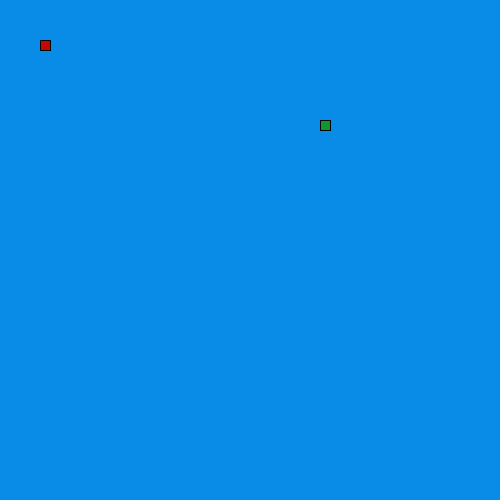
Frame 1 (no input)
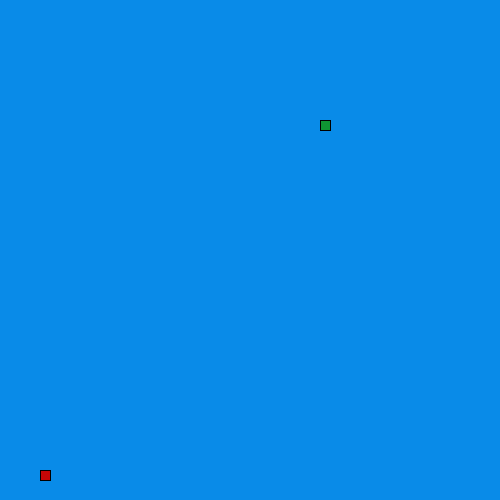
Frame 60 (the mouse pressed at the canvas centre just before this capture)
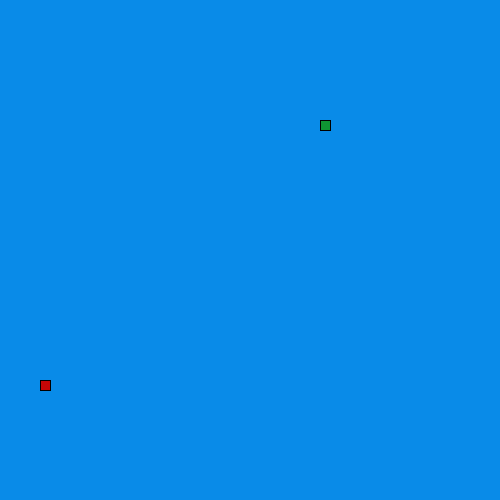
Frame 120 (the mouse held since frame 60 and released just before this capture)

The Processing sketch that drew these frames (run headless with seeded random() and noise(); from frame 60 on, the mouse is pressed at the canvas centre):

// Processing sketch: LeagueSnake
// ── LeagueSnake.pde
//*
// ***** SEGMENT CLASS *****
// This class will be used to represent each part of the moving snake.
//*

class Segment {

//Add x and y member variables. They will hold the corner location of each segment of the snake.
int x;
int y;
// Add a constructor with parameters to initialize each variable.
Segment(int x, int y){
this.x = x;
this.y = y;
}


}


//*
// ***** GAME VARIABLES *****
// All the game variables that will be shared by the game methods are here
//*
Segment head;
int foodX;
int foodY;
int direction = UP;
int numOfFood = 0; 


//*
// ***** SETUP METHODS *****
// These methods are called at the start of the game.
//*

void setup() {
size(500, 500);
head = new Segment(40, 50);
frameRate(20);
dropFood();
}

void dropFood() {
  //Set the food in a new random location
  foodX = ((int)random(50)*10);
  foodY = ((int)random(50)*10);
}



//*
// ***** DRAW METHODS *****
// These methods are used to draw the snake and its food 
//*

void draw() {
  background(9, 139, 232);
  drawFood();
  move();
  drawSnake();
}

void drawFood() {
  //Draw the food
 
  fill(15, 150, 51);
  rect(foodX, foodY, 10, 10);
   
}

void drawSnake() {
  //Draw the head of the snake followed by its tail
  fill(196, 6, 6);
  rect(head.x, head.y, 10, 10);
}


//*
// ***** TAIL MANAGEMENT METHODS *****
// These methods make sure the tail is the correct length.
//*

void drawTail() {
  //Draw each segment of the tail 

}

void manageTail() {
  //After drawing the tail, add a new segment at the "start" of the tail and remove the one at the "end" 
  //This produces the illusion of the snake tail moving.
  
}

void checkTailCollision() {
  //If the snake crosses its own tail, shrink the tail back to one segment
  
}



//*
// ***** CONTROL METHODS *****
// These methods are used to change what is happening to the snake
//*

void keyPressed() {
  //Set the direction of the snake according to the arrow keys pressed
  if(keyCode == UP && direction != DOWN){
    direction = UP;
  }
  if(keyCode == DOWN && direction != UP){
    direction = DOWN;
  }
  if(keyCode == RIGHT && direction != LEFT){
    direction = RIGHT;
  }
  if(keyCode == LEFT && direction != RIGHT){
    direction = LEFT;
  }
}

void move() {
  //Change the location of the Snake head based on the direction it is moving.
  
    
  switch(direction) {
  case UP:
    head.y -= 10;
    break;
  case DOWN:
    head.y += 10;
    break;
  case LEFT:
    head.x -= 10;
    break;
  case RIGHT:
    head.x += 10;
    break;
    
  }
  checkBoundaries();
}

void checkBoundaries() {
 //If the snake leaves the frame, make it reappear on the other side
 if(head.x < 0){
   head.x = width;
 }
 if(head.x > width){
   head.x = 0;
 }
 if(head.y < 0){
   head.y = width;
 }
 if(head.y > width){
   head.y = 0;
 }
}



void eat() {
  //When the snake eats the food, its tail should grow and more food appear

}
